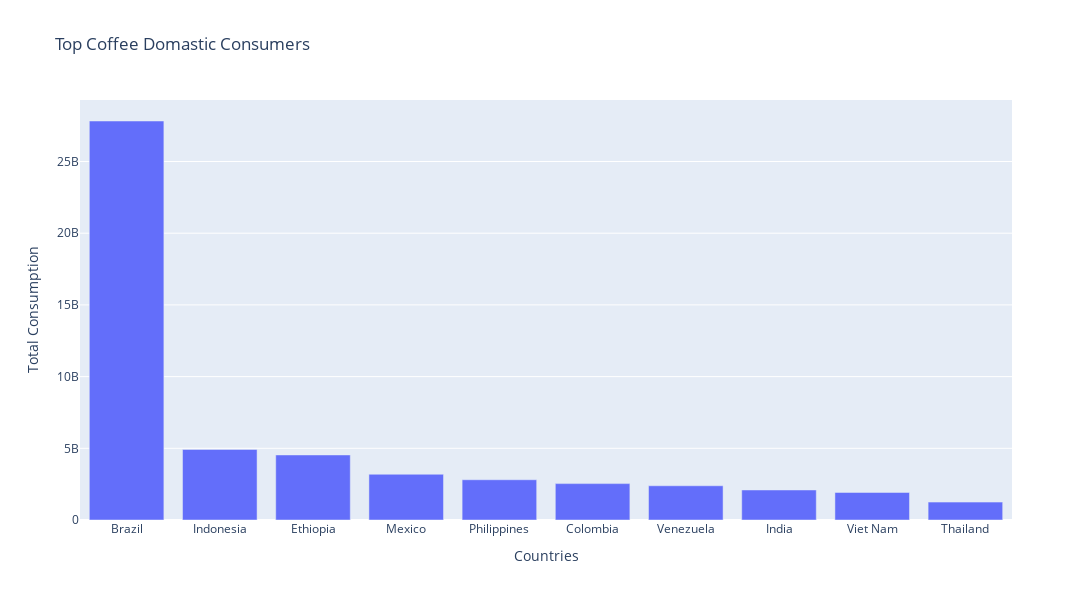

The cell this chart's notebook holds for it:
### Code cell
fig = px.bar(top_domastic_consumption, x='Country', y='Total_domestic_consumption', labels={
                     "Country": "Countries",
                     "Total_domestic_consumption": "Total Consumption"
                 },title='Top Coffee Domastic Consumers', width=1400, height=600)
fig.show()

### Figure 1 — Plotly figure (JSON) as saved in the notebook; plotly's stock layout.template omitted (floating-point values rounded to 4 significant figures)
{"data": [{"alignmentgroup": "True", "hovertemplate": "Countries=%{x}<br>Total Consumption=%{y}<extra></extra>", "legendgroup": "", "marker": {"color": "#636efa", "pattern": {"shape": ""}}, "name": "", "offsetgroup": "", "orientation": "v", "showlegend": false, "textposition": "auto", "type": "bar", "x": ["Brazil", "Indonesia", "Ethiopia", "Mexico", "Philippines", "Colombia", "Venezuela", "India", "Viet Nam", "Thailand"], "xaxis": "x", "y": [27824700000, 4920480000, 4536540000, 3189660000, 2807280000, 2536776384, 2386067999, 2093460000, 1920928320, 1248600000], "yaxis": "y"}], "layout": {"barmode": "relative", "height": 600, "legend": {"tracegroupgap": 0}, "title": {"text": "Top Coffee Domastic Consumers"}, "width": 1400, "xaxis": {"anchor": "y", "domain": [0, 1], "title": {"text": "Countries"}}, "yaxis": {"anchor": "x", "domain": [0, 1], "title": {"text": "Total Consumption"}}}}
